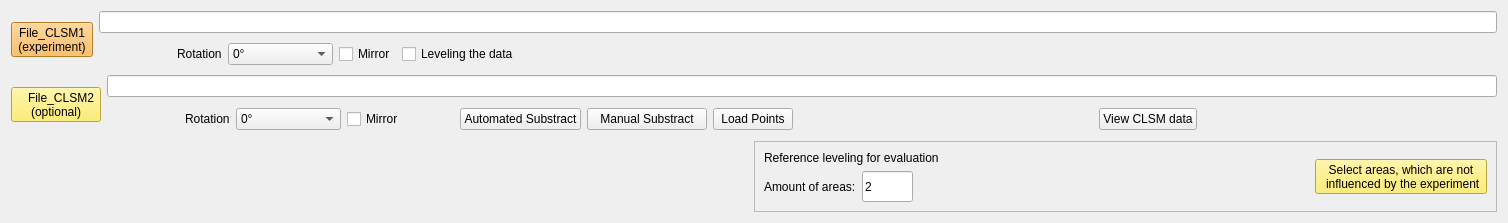
          <widget class="QWidget" name="tabWidgetPage1">
           <attribute name="title">
            <string>CLSM_Merge</string>
           </attribute>
           <layout class="QVBoxLayout" name="verticalLayout_3">
            <item>
             <layout class="QHBoxLayout" name="horizontalLayout_12">
              <item>
               <widget class="QToolButton" name="mergeloadCLSM1">
                <property name="styleSheet">
                 <string notr="true">background-color: rgb(252, 175, 62);</string>
                </property>
                <property name="text">
                 <string>File_CLSM1
(experiment)</string>
                </property>
               </widget>
              </item>
              <item>
               <layout class="QVBoxLayout" name="verticalLayout_5">
                <item>
                 <widget class="QLineEdit" name="loadCLSM1line">
                  <property name="maximumSize">
                   <size>
                    <width>16777215</width>
                    <height>16777215</height>
                   </size>
                  </property>
                 </widget>
                </item>
                <item>
                 <layout class="QHBoxLayout" name="horizontalLayout_11">
                  <item>
                   <spacer name="horizontalSpacer_11">
                    <property name="orientation">
                     <enum>Qt::Horizontal</enum>
                    </property>
                    <property name="sizeType">
                     <enum>QSizePolicy::Fixed</enum>
                    </property>
                    <property name="sizeHint" stdset="0">
                     <size>
                      <width>78</width>
                      <height>20</height>
                     </size>
                    </property>
                   </spacer>
                  </item>
                  <item>
                   <widget class="QLabel" name="label">
                    <property name="text">
                     <string>Rotation</string>
                    </property>
                   </widget>
                  </item>
                  <item>
                   <widget class="QComboBox" name="mergeroationCLSM1">
                    <property name="minimumSize">
                     <size>
                      <width>105</width>
                      <height>0</height>
                     </size>
                    </property>
                    <item>
                     <property name="text">
                      <string>0°</string>
                     </property>
                    </item>
                    <item>
                     <property name="text">
                      <string>90°</string>
                     </property>
                    </item>
                    <item>
                     <property name="text">
                      <string>180°</string>
                     </property>
                    </item>
                    <item>
                     <property name="text">
                      <string>270°</string>
                     </property>
                    </item>
                   </widget>
                  </item>
                  <item>
                   <widget class="QCheckBox" name="CLSM1checkBox">
                    <property name="text">
                     <string>Mirror</string>
                    </property>
                   </widget>
                  </item>
                  <item>
                   <widget class="QCheckBox" name="mergeLevelingcheckBox">
                    <property name="text">
                     <string>Leveling the data</string>
                    </property>
                   </widget>
                  </item>
                  <item>
                   <spacer name="horizontalSpacer_6">
                    <property name="orientation">
                     <enum>Qt::Horizontal</enum>
                    </property>
                    <property name="sizeHint" stdset="0">
                     <size>
                      <width>978</width>
                      <height>30</height>
                     </size>
                    </property>
                   </spacer>
                  </item>
                 </layout>
                </item>
               </layout>
              </item>
             </layout>
            </item>
            <item>
             <layout class="QHBoxLayout" name="horizontalLayout_10">
              <item>
               <widget class="QToolButton" name="mergeloadCLSM2">
                <property name="styleSheet">
                 <string notr="true">background-color: rgb(252, 233, 79);</string>
                </property>
                <property name="text">
                 <string>   File_CLSM2    
(optional)</string>
                </property>
               </widget>
              </item>
              <item>
               <layout class="QVBoxLayout" name="verticalLayout_4">
                <item>
                 <widget class="QLineEdit" name="loadCLSM2line">
                  <property name="maximumSize">
                   <size>
                    <width>16777215</width>
                    <height>16777215</height>
                   </size>
                  </property>
                 </widget>
                </item>
                <item>
                 <layout class="QHBoxLayout" name="horizontalLayout_9">
                  <item>
                   <spacer name="horizontalSpacer_2">
                    <property name="orientation">
                     <enum>Qt::Horizontal</enum>
                    </property>
                    <property name="sizeType">
                     <enum>QSizePolicy::Fixed</enum>
                    </property>
                    <property name="sizeHint" stdset="0">
                     <size>
                      <width>78</width>
                      <height>20</height>
                     </size>
                    </property>
                   </spacer>
                  </item>
                  <item>
                   <widget class="QLabel" name="label_2">
                    <property name="text">
                     <string>Rotation</string>
                    </property>
                   </widget>
                  </item>
                  <item>
                   <widget class="QComboBox" name="mergeroationCLSM2">
                    <property name="minimumSize">
                     <size>
                      <width>105</width>
                      <height>0</height>
                     </size>
                    </property>
                    <item>
                     <property name="text">
                      <string>0°</string>
                     </property>
                    </item>
                    <item>
                     <property name="text">
                      <string>90°</string>
                     </property>
                    </item>
                    <item>
                     <property name="text">
                      <string>180°</string>
                     </property>
                    </item>
                    <item>
                     <property name="text">
                      <string>270°</string>
                     </property>
                    </item>
                   </widget>
                  </item>
                  <item>
                   <widget class="QCheckBox" name="CLSM2checkBox">
                    <property name="text">
                     <string>Mirror</string>
                    </property>
                   </widget>
                  </item>
                  <item>
                   <spacer name="horizontalSpacer">
                    <property name="orientation">
                     <enum>Qt::Horizontal</enum>
                    </property>
                    <property name="sizeType">
                     <enum>QSizePolicy::Fixed</enum>
                    </property>
                    <property name="sizeHint" stdset="0">
                     <size>
                      <width>50</width>
                      <height>20</height>
                     </size>
                    </property>
                   </spacer>
                  </item>
                  <item>
                   <widget class="QPushButton" name="autoSubstract">
                    <property name="minimumSize">
                     <size>
                      <width>20</width>
                      <height>0</height>
                     </size>
                    </property>
                    <property name="text">
                     <string>Automated Substract</string>
                    </property>
                   </widget>
                  </item>
                  <item>
                   <widget class="QPushButton" name="mergesubstractCLSM12">
                    <property name="minimumSize">
                     <size>
                      <width>120</width>
                      <height>0</height>
                     </size>
                    </property>
                    <property name="text">
                     <string>Manual Substract</string>
                    </property>
                   </widget>
                  </item>
                  <item>
                   <widget class="QPushButton" name="loadsubstractCLSM12">
                    <property name="text">
                     <string>Load Points</string>
                    </property>
                   </widget>
                  </item>
                  <item>
                   <spacer name="horizontalSpacer_8">
                    <property name="orientation">
                     <enum>Qt::Horizontal</enum>
                    </property>
                    <property name="sizeType">
                     <enum>QSizePolicy::Expanding</enum>
                    </property>
                    <property name="sizeHint" stdset="0">
                     <size>
                      <width>58</width>
                      <height>20</height>
                     </size>
                    </property>
                   </spacer>
                  </item>
                  <item>
                   <widget class="QPushButton" name="mergeviewCLSM">
                    <property name="text">
                     <string>View CLSM data</string>
                    </property>
                   </widget>
                  </item>
                  <item>
                   <spacer name="horizontalSpacer_5">
                    <property name="orientation">
                     <enum>Qt::Horizontal</enum>
                    </property>
                    <property name="sizeHint" stdset="0">
                     <size>
                      <width>0</width>
                      <height>32</height>
                     </size>
                    </property>
                   </spacer>
                  </item>
                 </layout>
                </item>
               </layout>
              </item>
             </layout>
            </item>
            <item>
             <layout class="QHBoxLayout" name="horizontalLayout_62">
              <item>
               <spacer name="horizontalSpacer_7">
                <property name="orientation">
                 <enum>Qt::Horizontal</enum>
                </property>
                <property name="sizeHint" stdset="0">
                 <size>
                  <width>40</width>
                  <height>20</height>
                 </size>
                </property>
               </spacer>
              </item>
              <item>
               <widget class="QFrame" name="frame_2">
                <property name="frameShape">
                 <enum>QFrame::StyledPanel</enum>
                </property>
                <property name="frameShadow">
                 <enum>QFrame::Raised</enum>
                </property>
                <layout class="QVBoxLayout" name="verticalLayout_2">
                 <item>
                  <layout class="QHBoxLayout" name="horizontalLayout_6">
                   <item>
                    <layout class="QVBoxLayout" name="verticalLayout">
                     <item>
                      <widget class="QLabel" name="label_3">
                       <property name="text">
                        <string>Reference leveling for evaluation</string>
                       </property>
                      </widget>
                     </item>
                     <item>
                      <layout class="QHBoxLayout" name="horizontalLayout">
                       <item>
                        <widget class="QLabel" name="label_4">
                         <property name="text">
                          <string>Amount of areas:</string>
                         </property>
                        </widget>
                       </item>
                       <item>
                        <widget class="QLineEdit" name="mergeAmountSelect">
                         <property name="minimumSize">
                          <size>
                           <width>51</width>
                           <height>31</height>
                          </size>
                         </property>
                         <property name="maximumSize">
                          <size>
                           <width>51</width>
                           <height>31</height>
                          </size>
                         </property>
                         <property name="text">
                          <string>2</string>
                         </property>
                        </widget>
                       </item>
                       <item>
                        <spacer name="horizontalSpacer_17">
                         <property name="orientation">
                          <enum>Qt::Horizontal</enum>
                         </property>
                         <property name="sizeHint" stdset="0">
                          <size>
                           <width>108</width>
                           <height>20</height>
                          </size>
                         </property>
                        </spacer>
                       </item>
                      </layout>
                     </item>
                    </layout>
                   </item>
                   <item>
                    <widget class="QToolButton" name="mergeSelectArea">
                     <property name="sizePolicy">
                      <sizepolicy hsizetype="Fixed" vsizetype="Fixed">
                       <horstretch>50</horstretch>
                       <verstretch>50</verstretch>
                      </sizepolicy>
                     </property>
                     <property name="styleSheet">
                      <string notr="true">background-color: rgb(252, 233, 79);</string>
                     </property>
                     <property name="text">
                      <string>Select areas, which are not
 influenced by the experiment</string>
                     </property>
                    </widget>
                   </item>
                  </layout>
                 </item>
                </layout>
               </widget>
              </item>
             </layout>
            </item>
           </layout>
          </widget>
